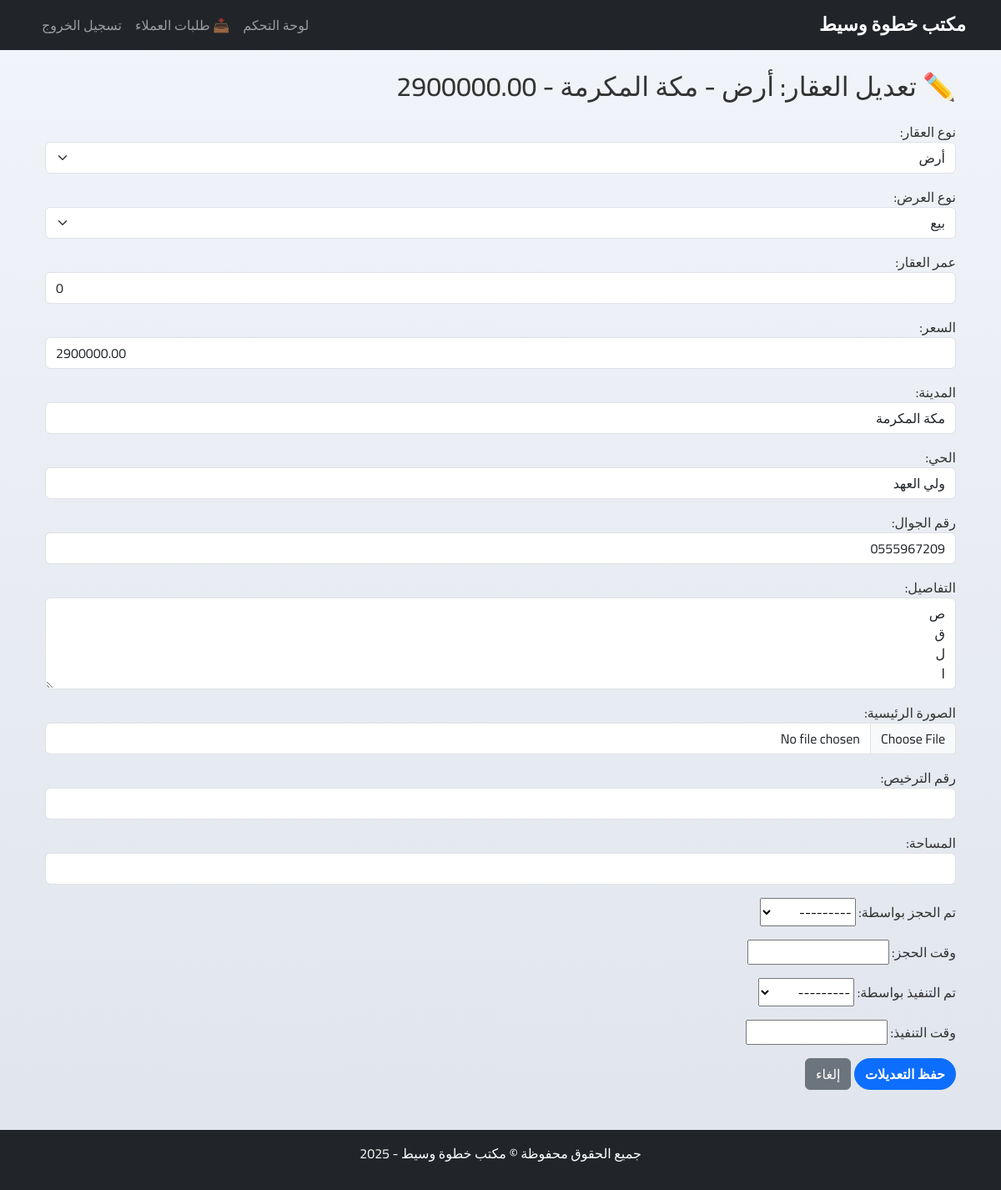
Before: /admin-panel/properties/4/edit/ (signed in) with the older database file.
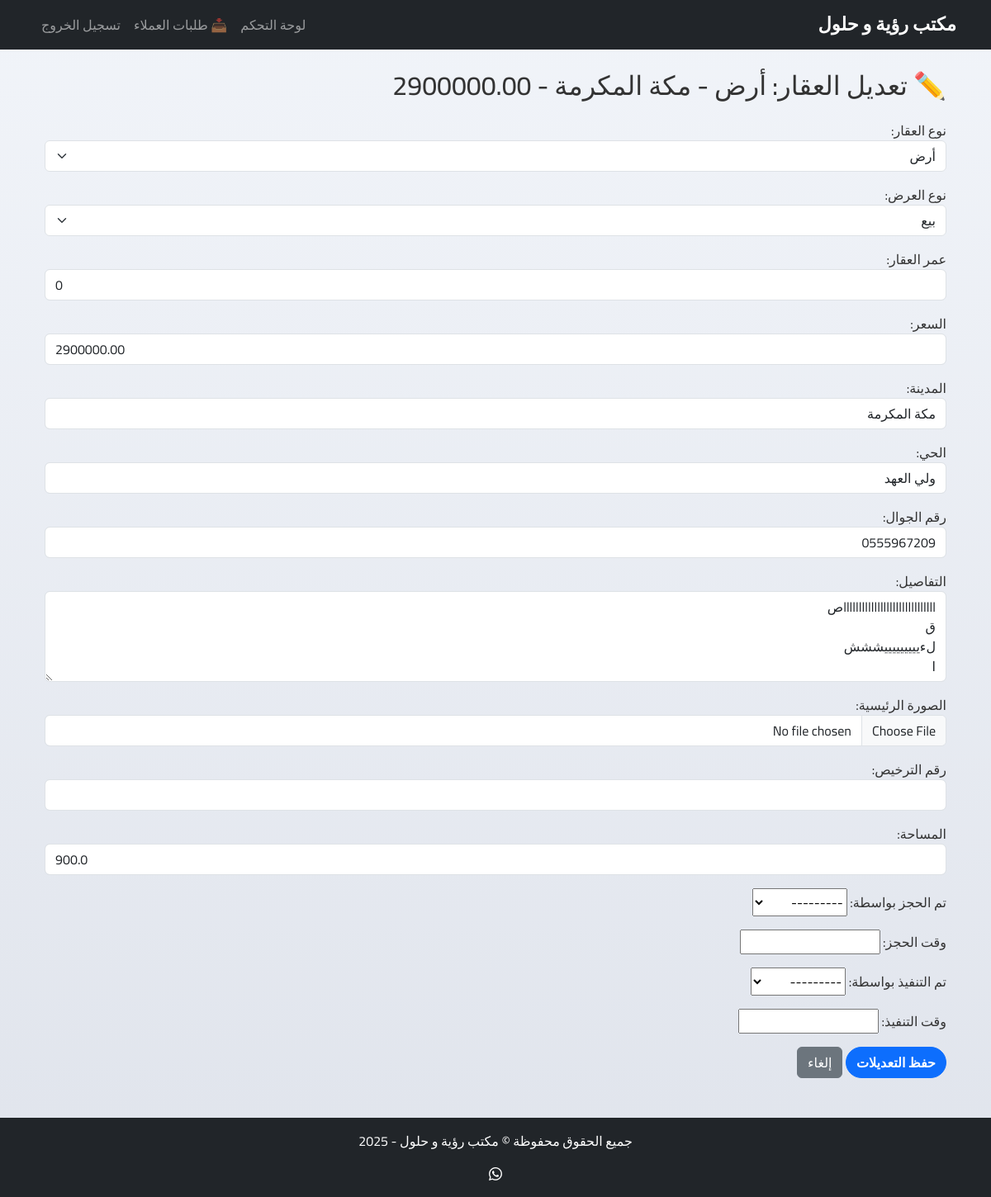
After: the same page with the newer database file.
### core/models.py (models this page shows, shortened)
class Property(models.Model):
    PROPERTY_TYPE_CHOICES = [
        ('apartment', 'شقة'),
        ('villa', 'فيلا'),
        ('land', 'أرض'),
        ('building', 'عمارة'),
        ('townhouse', 'تاون هاوس'),
        ('floor', 'دور'),
        ('palace', 'قصر'),
        ('chalet', 'استراحة'),
        ('farm', 'مزرعة'),
    ]
    OFFER_TYPE_CHOICES = [
        ('sale', 'بيع'),
        ('rent', 'إيجار'),
    ]
    PROPERTY_STATUS_CHOICES = [
        ('available', 'متاح'),
        ('reserved', 'محجوز'),
        ('executed', 'تم التنفيذ'),
    ]
    property_type = models.CharField(max_length=20, choices=PROPERTY_TYPE_CHOICES)
    offer_type = models.CharField(max_length=10, choices=OFFER_TYPE_CHOICES)
    age = models.PositiveIntegerField()
    price = models.DecimalField(max_digits=12, decimal_places=2)
    city = models.CharField(max_length=100)
    district = models.CharField(max_length=100)
    phone = models.CharField(max_length=20, verbose_name="رقم الجوال", null=True, blank=True)
    description = models.TextField()
    image = CloudinaryField('image', blank=True, null=True)
    license_number = models.CharField(max_length=50, blank=True, null=True)
    area = models.FloatField(null=True, blank=True)
    owner = models.ForeignKey(
        settings.AUTH_USER_MODEL,
        on_delete=models.CASCADE,
        related_name='properties'
    )
    created_at = models.DateTimeField(auto_now_add=True)
    status = models.CharField(
        max_length=10,
        choices=PROPERTY_STATUS_CHOICES,
        default='available'
    )
    reserved_by = models.ForeignKey(
        settings.AUTH_USER_MODEL,
        null=True,
        blank=True,
        on_delete=models.SET_NULL,
        related_name='reserved_properties',
        verbose_name="تم الحجز بواسطة"
    )
    reserved_at = models.DateTimeField(null=True, blank=True, verbose_name="وقت الحجز")
    executed_by = models.ForeignKey(
        settings.AUTH_USER_MODEL,
        null=True,
        blank=True,
        on_delete=models.SET_NULL,
        related_name='executed_properties',
        verbose_name="تم التنفيذ بواسطة"
    )
    executed_at = models.DateTimeField(null=True, blank=True, verbose_name="وقت التنفيذ")
    def __str__(self):
        return f"{self.get_property_type_display()} - {self.city} - {self.price}"

class SiteSettings(models.Model):
    site_name = models.CharField(max_length=100, default='مكتب خطوة وسيط')
    twitter_url = models.URLField(blank=True, null=True)
    snapchat_url = models.URLField(blank=True, null=True)
    whatsapp_number = models.CharField(max_length=20, blank=True, null=True)
    class Meta:
        verbose_name = "إعدادات الموقع"
        verbose_name_plural = "إعدادات الموقع"

### core/views.py (the view)
# urls.py: path('admin-panel/properties/<int:property_id>/edit/', views.admin_edit_property, name='admin_edit_property'),
@login_required
@user_passes_test(is_admin)
def admin_edit_property(request, property_id):
    property_obj = get_object_or_404(Property, id=property_id)
    if request.method == 'POST':
        form = PropertyForm(request.POST, request.FILES, instance=property_obj)
        if form.is_valid():
            form.save()
            return redirect('admin_properties_list')
    else:
        form = PropertyForm(instance=property_obj)
    return render(request, 'core/admin_edit_property.html', {'form': form, 'property': property_obj})

### core/context_processors.py (called while the page is built)
def site_settings(request):
    try:
        return {'site_settings': SiteSettings.objects.first()}
    except:
        return {'site_settings': None}

### core/models.py (called while the page is built)
    def __str__(self):
        return self.username

### core/views.py (called while the page is built)
def is_admin(user):
    return user.is_authenticated and user.user_type == 'admin'

### core/templates/core/admin_edit_property.html (shortened to what this page needs)
{% extends 'core/base.html' %}
{% block content %}
<div class="container mt-4">
    <h2 class="mb-4">✏️ تعديل العقار: {{ property }}</h2>
    <form method="POST" enctype="multipart/form-data" class="needs-validation">
        {{ form.as_p }}
        <button type="submit" class="btn btn-primary">حفظ التعديلات</button>
        <a href="{% url 'admin_properties_list' %}" class="btn btn-secondary">إلغاء</a>
    </form>
</div>
{% endblock %}

### core/templates/core/base.html (shortened to what this page needs)
{% load static %}
<!DOCTYPE html>
<html lang="ar" dir="rtl">
<head>
    <link href="https://cdn.jsdelivr.net/npm/bootstrap@5.3.3/dist/css/bootstrap.rtl.min.css" rel="stylesheet">
    <link href="https://cdn.jsdelivr.net/npm/bootstrap-icons@1.10.5/font/bootstrap-icons.css" rel="stylesheet">
    <link rel="stylesheet" href="{% static 'css/dashboard.css' %}">
</head>
<body class="{% block body_class %}{% endblock %}">
<nav class="navbar navbar-expand-lg navbar-dark bg-dark mb-4">
    <div class="container">
        <a class="navbar-brand" href="/">{{ site_settings.site_name|default:"مكتب خطوة وسيط" }}</a>
        <div class="collapse navbar-collapse justify-content-end" id="navbarNav">
            <ul class="navbar-nav">
                {% if user.is_authenticated %}
                    <li class="nav-item">
                        <a class="nav-link" href="{% url 'dashboard' %}">لوحة التحكم</a>
                    </li>
                    <li class="nav-item">
                        <a class="nav-link" href="{% url 'customer_requests' %}">📥 طلبات العملاء</a>
                    </li>
                    <li class="nav-item">
                        <a class="nav-link" href="{% url 'logout' %}">تسجيل الخروج</a>
                    </li>
                {% else %}
                    <li class="nav-item">
                        <a class="nav-link" href="{% url 'login' %}">تسجيل الدخول</a>
                    </li>
                {% endif %}
            </ul>
        </div>
    </div>
</nav>
<div class="container mb-5">
    {% block content %}{% endblock %}
</div>
<footer class="bg-dark text-white text-center py-3 mt-auto">
    <div class="container">
        <p>جميع الحقوق محفوظة &copy; {{ site_settings.site_name|default:"مكتب خطوة وسيط" }} - 2025</p>
        <div>
            {% if site_settings.whatsapp_number %}
                <a href="https://wa.me/{{ site_settings.whatsapp_number }}" class="text-white"><i class="bi bi-whatsapp"></i></a>
            {% endif %}
        </div>
    </div>
</footer>
</body>
</html>

Changed rows visible on the page:
added SiteSettings: site_name "مكتب رؤية و حلول"
changed Property "أرض - مكة المكرمة - 2900000.00": description "ص ق ل ا" → "llllllllllllllllllllllllllllllص ق لءيييييييييششش ا"; area (not shown) → "900.0"
Other visible differences:
{{ site_settings.site_name|default:"مكتب خطوة وسيط" }}: "مكتب خطوة وسيط" → (not shown)
